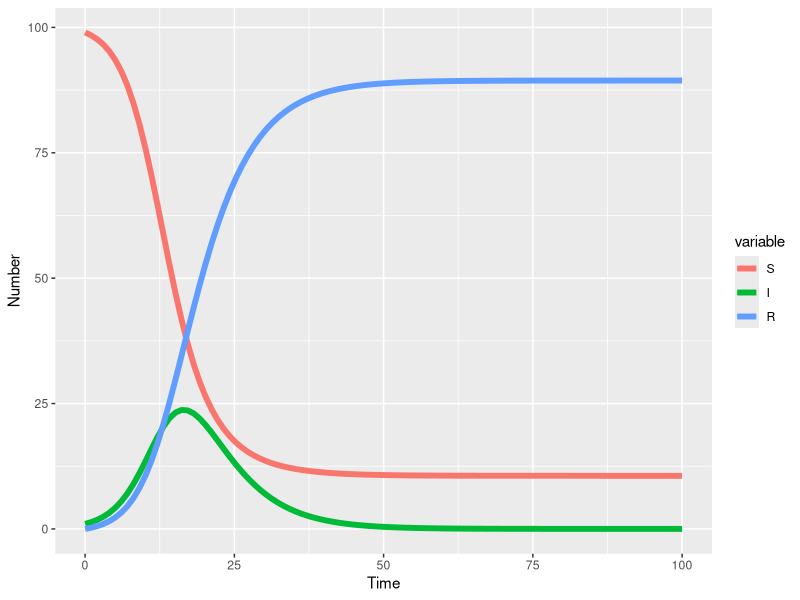
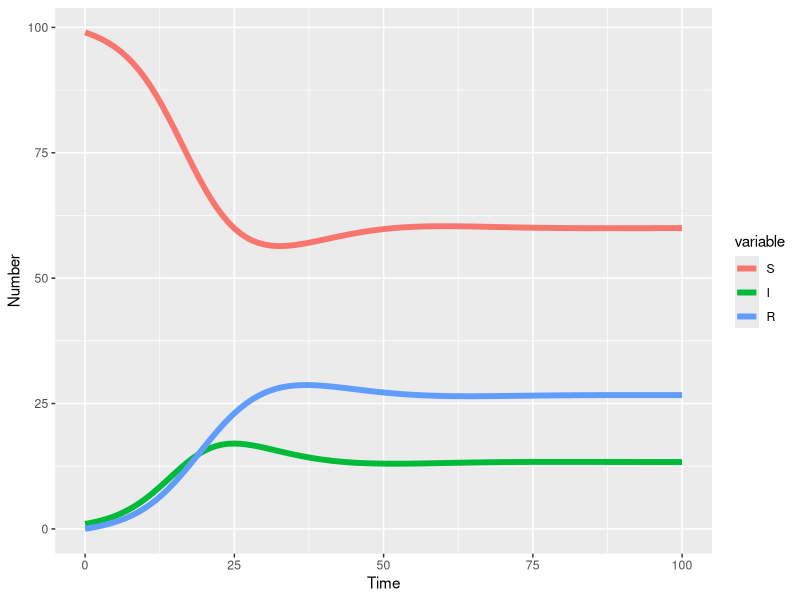
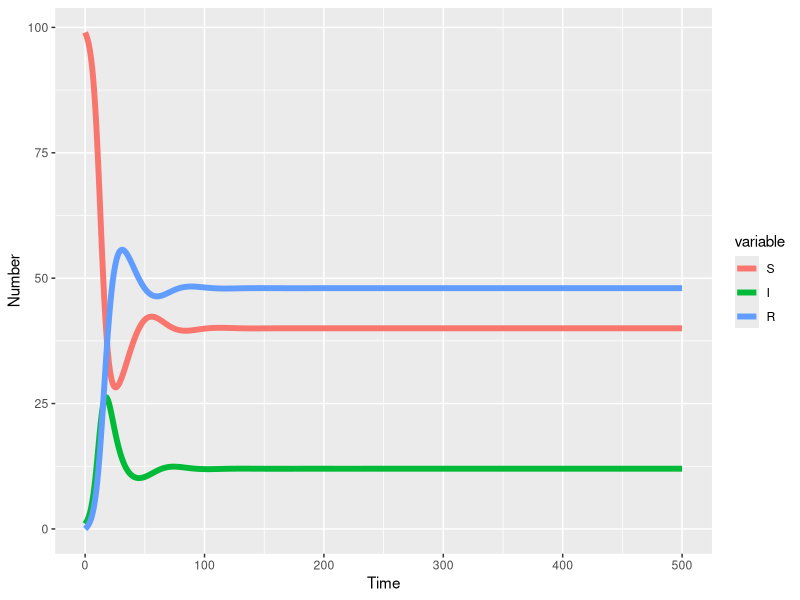

Source code (R) for these figures, in order:
## ---- chunk 1
library(kableExtra)
library(deSolve)
library(reshape2)
library(ggplot2)
## ---- chunk 2

#Add your figure here
#knitr::include_graphics("FILENAME.png")
## ---- chunk 3
# Define parameters -- THESE ARE THE MODEL PARAMETERS
parms <- c(alpha =5,        # alpha = daily contacts
           beta=0.1,        # beta = probability of infection on contact
           sigma=0.2,       # sigma = rate of recovery per day
           mu = 0.0,        # mu =  per capita birth and death rate
           omega = 0.0)     # omega = rate of immune loss per day

# Initial conditions --  THESE ARE THE CONDITIONS AT THE START OF THE SIMULATION
init <- c(S=99,           # number initially susceptible
          I=1,            # number initially infectious
          R=0)            # initially immune or "recovered"

# Define model equations -- do not change -- or change with care!
# These are the model equations.  They are written as a function called sir_ode.  
# "parms" and "init" input the parameters and inital conditions into the equations 
sir_ode <- function(times,init,parms){
  with(as.list(c(parms,init)), {
    # ODEs
    dS <- mu*(S+I+R) + omega*R -alpha*beta*I*S/(S+I+R) - mu*S 
    dI <- alpha*beta*I*S/(S+I+R)-sigma*I - mu*I
    dR <- sigma*I  - omega*R - mu*R
    list(c(dS,dI,dR))
  })
}

# This creates the output from model equations.  
#If you want to run the model for longer, change the second term eg: seq(0,200,...)
times <- seq(0,100,length.out=100)
sir_out <- lsoda(init,times,sir_ode,parms)
sir_out_long <- melt(as.data.frame(sir_out),"time")
## ---- chunk 4
#Plotting the model output
ggplot(sir_out_long,aes(x=time,y=value,colour=variable,group=variable))+
  geom_line(lwd=2)+             #Add line
  xlab("Time")+ylab("Number")   #Add labels
## ---- chunk 5
# Define parameters -- THESE ARE THE MODEL PARAMETERS
parms <- c(alpha =5,        # alpha = daily contacts
           beta=0.1,        # beta = probability of infection on contact
           sigma=0.2,       # sigma = rate of recovery per day
           mu = 0.1,        # mu =  per capita birth and death rate
           omega = 0.0)     # omega = rate of immune loss per day

# Initial conditions --  THESE ARE THE CONDITIONS AT THE START OF THE SIMULATION
init <- c(S=99,           # number initially susceptible
          I=1,            # number initially infectious
          R=0)            # initially immune or "recovered"

# Define model equations -- do not change -- or change with care!
# These are the model equations.  They are written as a function called sir_ode.  
# "parms" and "init" input the parameters and initial conditions into the equations 
sir_ode <- function(times,init,parms){
  with(as.list(c(parms,init)), {
    # ODEs
    dS <- mu*(S+I+R) + omega*R -alpha*beta*I*S/(S+I+R) - mu*S 
    dI <- alpha*beta*I*S/(S+I+R)-sigma*I - mu*I
    dR <- sigma*I  - omega*R - mu*R
    list(c(dS,dI,dR))
  })
}

# This creates the output from model equations.  
#If you want to run the model for longer, change the second term eg: seq(0,200,...)
times <- seq(0,100,length.out=101)
sir_out <- lsoda(init,times,sir_ode,parms)
sir_out_long <- melt(as.data.frame(sir_out),"time")
## ---- chunk 6
#Plotting the model output
ggplot(sir_out_long,aes(x=time,y=value,colour=variable,group=variable))+
  geom_line(lwd=2)+             #Add line
  xlab("Time")+ylab("Number")   #Add labels
## ---- chunk 7
# Define parameters -- THESE ARE THE MODEL PARAMETERS
parms <- c(alpha =5,        # alpha = daily contacts
           beta=0.1,        # beta = probability of infection on contact
           sigma=0.2,       # sigma = rate of recovery per day
           mu = 0.0,        # mu =  per capita birth and death rate
           omega = 0.05)     # omega = rate of immune loss per day

# Initial conditions --  THESE ARE THE CONDITIONS AT THE START OF THE SIMULATION
init <- c(S=99,           # number initially susceptible
          I=1,            # number initially infectious
          R=0)            # initially immune or "recovered"

# Define model equations -- do not change -- or change with care!
# These are the model equations.  They are written as a function called sir_ode.  
# "parms" and "init" input the parameters and initial conditions into the equations 
sir_ode <- function(times,init,parms){
  with(as.list(c(parms,init)), {
    # ODEs
    dS <- mu*(S+I+R) + omega*R -alpha*beta*I*S/(S+I+R) - mu*S 
    dI <- alpha*beta*I*S/(S+I+R)-sigma*I - mu*I
    dR <- sigma*I  - omega*R - mu*R
    list(c(dS,dI,dR))
  })
}

# This creates the output from model equations.  
#If you want to run the model for longer, change the second term eg: seq(0,200,...)
times <- seq(0,500,length.out=500)
sir_out <- lsoda(init,times,sir_ode,parms)
sir_out_long <- melt(as.data.frame(sir_out),"time")
## ---- chunk 8
#Plotting the model output
ggplot(sir_out_long,aes(x=time,y=value,colour=variable,group=variable))+
  geom_line(lwd=2)+             #Add line
  xlab("Time")+ylab("Number")   #Add labels
